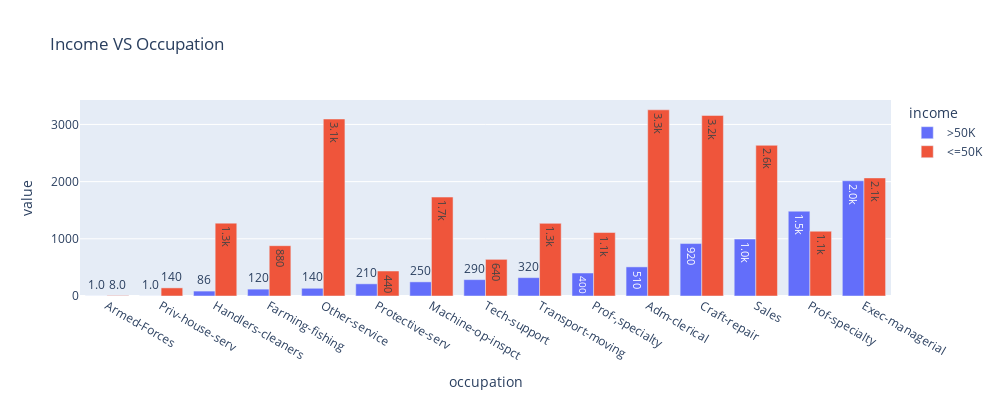

The code cell stored with this chart in its notebook:
### Code cell
px.bar(d4,x='occupation',y=['Count'] ,hover_data=["income"],color="income",barmode='group',text_auto='.2s',width=1000,height=400,title="Income VS Occupation ")

### Figure 1 — Plotly figure (JSON) as saved in the notebook; plotly's stock layout.template omitted (floating-point values rounded to 4 significant figures)
{"data": [{"alignmentgroup": "True", "customdata": [[">50K"], [">50K"], [">50K"], [">50K"], [">50K"], [">50K"], [">50K"], [">50K"], [">50K"], [">50K"], [">50K"], [">50K"], [">50K"], [">50K"], [">50K"]], "hovertemplate": "income=%{customdata[0]}<br>occupation=%{x}<br>value=%{y}<extra></extra>", "legendgroup": ">50K", "marker": {"color": "#636efa", "pattern": {"shape": ""}}, "name": ">50K", "offsetgroup": ">50K", "orientation": "v", "showlegend": true, "textposition": "auto", "texttemplate": "%{y:.2s}", "type": "bar", "x": ["Armed-Forces", "Priv-house-serv", "Handlers-cleaners", "Farming-fishing", "Other-service", "Protective-serv", "Machine-op-inspct", "Tech-support", "Transport-moving", "Prof-,specialty", "Adm-clerical", "Craft-repair", "Sales", "Prof-specialty", "Exec-managerial"], "xaxis": "x", "y": [1, 1, 86, 120, 135, 213, 247, 286, 321, 402, 509, 917, 996, 1483, 2015], "yaxis": "y"}, {"alignmentgroup": "True", "customdata": [["<=50K"], ["<=50K"], ["<=50K"], ["<=50K"], ["<=50K"], ["<=50K"], ["<=50K"], ["<=50K"], ["<=50K"], ["<=50K"], ["<=50K"], ["<=50K"], ["<=50K"], ["<=50K"], ["<=50K"]], "hovertemplate": "income=%{customdata[0]}<br>occupation=%{x}<br>value=%{y}<extra></extra>", "legendgroup": "<=50K", "marker": {"color": "#EF553B", "pattern": {"shape": ""}}, "name": "<=50K", "offsetgroup": "<=50K", "orientation": "v", "showlegend": true, "textposition": "auto", "texttemplate": "%{y:.2s}", "type": "bar", "x": ["Armed-Forces", "Priv-house-serv", "Protective-serv", "Tech-support", "Farming-fishing", "Prof-,specialty", "Prof-specialty", "Transport-moving", "Handlers-cleaners", "Machine-op-inspct", "Exec-managerial", "Sales", "Other-service", "Craft-repair", "Adm-clerical"], "xaxis": "x", "y": [8, 142, 437, 641, 880, 1110, 1133, 1270, 1274, 1730, 2065, 2635, 3095, 3157, 3256], "yaxis": "y"}], "layout": {"barmode": "group", "height": 400, "legend": {"title": {"text": "income"}, "tracegroupgap": 0}, "title": {"text": "Income VS Occupation "}, "width": 1000, "xaxis": {"anchor": "y", "domain": [0, 1], "title": {"text": "occupation"}}, "yaxis": {"anchor": "x", "domain": [0, 1], "title": {"text": "value"}}}}
